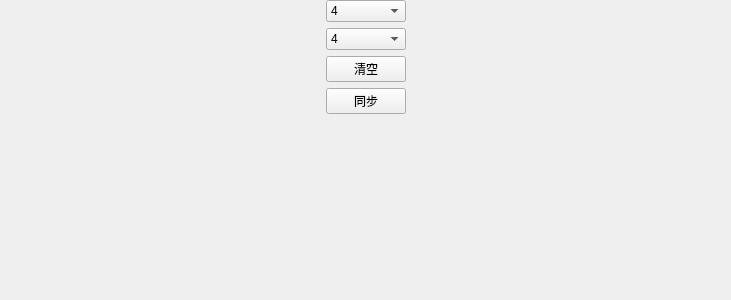
<?xml version="1.0" encoding="UTF-8"?>
<ui version="4.0">
 <class>WhiteBoardClass</class>
 <widget class="QWidget" name="WhiteBoardClass">
  <property name="geometry">
   <rect>
    <x>0</x>
    <y>0</y>
    <width>731</width>
    <height>300</height>
   </rect>
  </property>
  <property name="windowTitle">
   <string>WhiteBoard</string>
  </property>
  <layout class="QHBoxLayout" name="horizontalLayout" stretch="1,0,1">
   <property name="spacing">
    <number>0</number>
   </property>
   <property name="leftMargin">
    <number>0</number>
   </property>
   <property name="topMargin">
    <number>0</number>
   </property>
   <property name="rightMargin">
    <number>0</number>
   </property>
   <property name="bottomMargin">
    <number>0</number>
   </property>
   <item>
    <widget class="WhiteBoard" name="widget" native="true"/>
   </item>
   <item>
    <layout class="QVBoxLayout" name="verticalLayout">
     <item>
      <widget class="QComboBox" name="comboBox_pen_width">
       <property name="frame">
        <bool>true</bool>
       </property>
       <item>
        <property name="text">
         <string>4</string>
        </property>
       </item>
       <item>
        <property name="text">
         <string>6</string>
        </property>
       </item>
       <item>
        <property name="text">
         <string>8</string>
        </property>
       </item>
       <item>
        <property name="text">
         <string>10</string>
        </property>
       </item>
       <item>
        <property name="text">
         <string>12</string>
        </property>
       </item>
       <item>
        <property name="text">
         <string>14</string>
        </property>
       </item>
      </widget>
     </item>
     <item>
      <widget class="QComboBox" name="comboBox_eraser_width">
       <item>
        <property name="text">
         <string>4</string>
        </property>
       </item>
       <item>
        <property name="text">
         <string>6</string>
        </property>
       </item>
       <item>
        <property name="text">
         <string>8</string>
        </property>
       </item>
       <item>
        <property name="text">
         <string>10</string>
        </property>
       </item>
       <item>
        <property name="text">
         <string>12</string>
        </property>
       </item>
       <item>
        <property name="text">
         <string>14</string>
        </property>
       </item>
      </widget>
     </item>
     <item>
      <widget class="QPushButton" name="pushButton_clear">
       <property name="text">
        <string>清空</string>
       </property>
      </widget>
     </item>
     <item>
      <widget class="QPushButton" name="pushButton_sync">
       <property name="text">
        <string>同步</string>
       </property>
       <property name="checkable">
        <bool>true</bool>
       </property>
      </widget>
     </item>
     <item>
      <spacer name="verticalSpacer">
       <property name="orientation">
        <enum>Qt::Vertical</enum>
       </property>
       <property name="sizeHint" stdset="0">
        <size>
         <width>20</width>
         <height>40</height>
        </size>
       </property>
      </spacer>
     </item>
    </layout>
   </item>
   <item>
    <widget class="WhiteBoard" name="widget_2" native="true"/>
   </item>
  </layout>
 </widget>
 <layoutdefault spacing="6" margin="11"/>
 <customwidgets>
  <customwidget>
   <class>WhiteBoard</class>
   <extends>QWidget</extends>
   <header>WhiteBoard.h</header>
   <container>1</container>
  </customwidget>
 </customwidgets>
 <resources>
  <include location="WhiteBoard.qrc"/>
 </resources>
 <connections/>
</ui>
